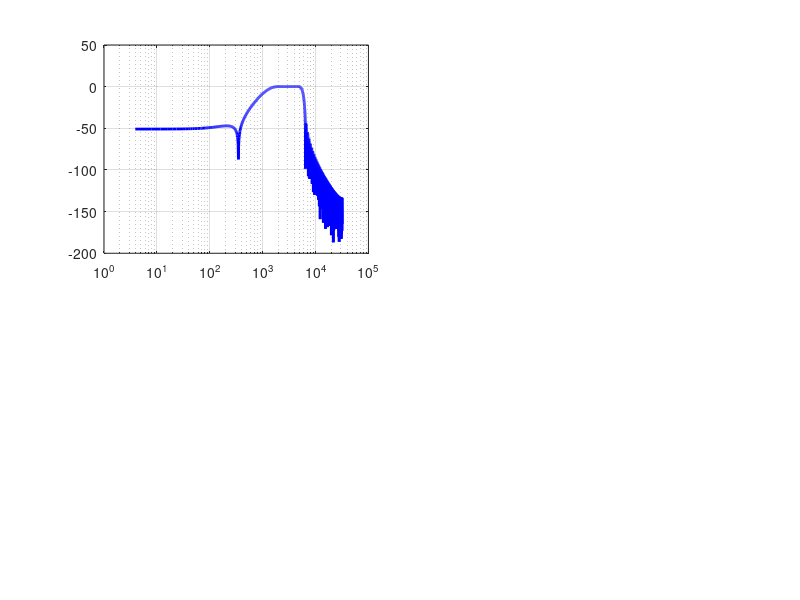

Write the MATLAB code that produced this figure. (Note: this script raises an error after producing the figure.)
%% Diseño de Filtro Pasabanda FIR 2.56 kHz usando Ventanas
% Segundo Parcial - Señales y Sistemas II
% Comparación entre ventanas Hanning y Hamming

clear all;
close all;
clc;

%% Especificaciones del sistema
fs = 64000; % Frecuencia de muestreo en Hz

% Frecuencias centrales del ecualizador
f_central = [102.4, 512, 2560, 12800]; % Hz

% Atenuaciones especificadas
Ap = 6;  % Atenuación en banda de paso (dB) - especificación FIR
As = 15; % Atenuación en banda de rechazo (dB)

fprintf('=== DISEÑO DE FILTRO PASABANDA FIR 2.56 kHz ===\n');
fprintf('Comparación de ventanas: HANNING vs HAMMING\n\n');

%% Especificaciones del filtro pasabanda 2.56 kHz
% Frecuencia central: 2560 Hz
fc_target = 2560; % Hz

% Cálculo de frecuencias de corte (media geométrica)
fc_lower = sqrt(f_central(2) * f_central(3)); % Entre 512 Hz y 2560 Hz
fc_upper = sqrt(f_central(3) * f_central(4)); % Entre 2560 Hz y 12800 Hz

fprintf('--- Especificaciones del filtro ---\n');
fprintf('Frecuencia central:        %.0f Hz\n', fc_target);
fprintf('Frecuencia de corte inferior (-3dB): %.2f Hz\n', fc_lower);
fprintf('Frecuencia de corte superior (-3dB): %.2f Hz\n', fc_upper);
fprintf('Frecuencia de muestreo:    %.0f Hz\n', fs);
fprintf('Atenuación en banda de paso:  %.0f dB\n', Ap);
fprintf('Atenuación en banda de rechazo: %.0f dB\n\n', As);

%% Cálculo del ancho de banda de transición
% Para pasabanda:
% Banda de paso: fc_lower - fc_upper Hz (-3dB)
% Bandas de rechazo: hasta f_central(2) y desde f_central(4) (-15dB)

delta_f_lower = fc_lower - f_central(2);
delta_f_upper = f_central(4) - fc_upper;
delta_f = min(delta_f_lower, delta_f_upper);

fprintf('--- Ancho de banda de transición ---\n');
fprintf('Δf inferior: %.2f Hz (desde %.0f Hz hasta %.2f Hz)\n', ...
        delta_f_lower, f_central(2), fc_lower);
fprintf('Δf superior: %.2f Hz (desde %.2f Hz hasta %.0f Hz)\n', ...
        delta_f_upper, fc_upper, f_central(4));
fprintf('Δf crítico (mínimo): %.2f Hz\n\n', delta_f);

%% Propiedades de las ventanas
fprintf('--- Propiedades de las ventanas ---\n\n');

% VENTANA HANNING
fprintf('VENTANA HANNING:\n');
fprintf('  Ancho del lóbulo principal: 8π/M\n');
fprintf('  Pico del lóbulo secundario: -31 dB\n');
At_hanning = 31; % dB
ancho_hanning = 8; % 8π/M

% Cálculo del orden usando fórmula de Harris
% N = (fs * AT(dB)) / (Δf * 22)
N_hanning = ceil((fs * At_hanning) / (delta_f * 22));
if mod(N_hanning, 2) == 0
    N_hanning = N_hanning + 1; % Hacer impar para simetría
end
M_hanning = N_hanning + 1; % Número de coeficientes
fprintf('  Orden calculado (Harris): N = %d\n', N_hanning);
fprintf('  Número de coeficientes: M = %d\n\n', M_hanning);

% VENTANA HAMMING
fprintf('VENTANA HAMMING:\n');
fprintf('  Ancho del lóbulo principal: 8π/M\n');
fprintf('  Pico del lóbulo secundario: -41 dB\n');
At_hamming = 41; % dB
ancho_hamming = 8; % 8π/M

% Cálculo del orden
N_hamming = ceil((fs * At_hamming) / (delta_f * 22));
if mod(N_hamming, 2) == 0
    N_hamming = N_hamming + 1;
end
M_hamming = N_hamming + 1;
fprintf('  Orden calculado (Harris): N = %d\n', N_hamming);
fprintf('  Número de coeficientes: M = %d\n\n', M_hamming);

%% Diseño de los filtros usando ambas ventanas
fprintf('--- Diseñando filtros ---\n');

% Normalizar frecuencias de corte
wc = [fc_lower, fc_upper] / (fs/2);

% Filtro con ventana Hanning
fprintf('Diseñando filtro con ventana Hanning...\n');
b_hanning = fir1(N_hanning, wc, 'bandpass', hanning(M_hanning));
fprintf('  Filtro diseñado: %d coeficientes\n', length(b_hanning));

% Filtro con ventana Hamming
fprintf('Diseñando filtro con ventana Hamming...\n');
b_hamming = fir1(N_hamming, wc, 'bandpass', hamming(M_hamming));
fprintf('  Filtro diseñado: %d coeficientes\n\n', length(b_hamming));

%% Análisis de respuesta en frecuencia
fprintf('--- Análisis de respuesta en frecuencia ---\n');

Nfft = 8192;
[H_hanning, w_hanning] = freqz(b_hanning, 1, Nfft, fs);
[H_hamming, w_hamming] = freqz(b_hamming, 1, Nfft, fs);

% Magnitud en dB
H_hanning_dB = 20*log10(abs(H_hanning));
H_hamming_dB = 20*log10(abs(H_hamming));

% Fase en grados
H_hanning_phase = angle(H_hanning) * 180/pi;
H_hamming_phase = angle(H_hamming) * 180/pi;

% Retardo de grupo
[gd_hanning, w_gd_hanning] = grpdelay(b_hanning, 1, Nfft, fs);
[gd_hamming, w_gd_hamming] = grpdelay(b_hamming, 1, Nfft, fs);

%% Verificación de especificaciones
fprintf('\nVERIFICACIÓN DE ESPECIFICACIONES:\n\n');

% Función auxiliar para encontrar ganancia a una frecuencia específica
find_gain = @(H, w, f_target) interp1(w, 20*log10(abs(H)), f_target);

% VENTANA HANNING
fprintf('FILTRO CON VENTANA HANNING:\n');
gain_center_han = find_gain(H_hanning, w_hanning, fc_target);
gain_lower_han = find_gain(H_hanning, w_hanning, fc_lower);
gain_upper_han = find_gain(H_hanning, w_hanning, fc_upper);
gain_rej_low_han = find_gain(H_hanning, w_hanning, f_central(2));
gain_rej_high_han = find_gain(H_hanning, w_hanning, f_central(4));

fprintf('  Ganancia a %.0f Hz (central):      %6.2f dB (esperado: ~0 dB)\n', ...
        fc_target, gain_center_han);
fprintf('  Ganancia a %.2f Hz (corte inf):    %6.2f dB (esperado: -3 dB)\n', ...
        fc_lower, gain_lower_han);
fprintf('  Ganancia a %.2f Hz (corte sup):    %6.2f dB (esperado: -3 dB)\n', ...
        fc_upper, gain_upper_han);
fprintf('  Ganancia a %.0f Hz (rechazo inf):  %6.2f dB (esperado: <-15 dB)\n', ...
        f_central(2), gain_rej_low_han);
fprintf('  Ganancia a %.0f Hz (rechazo sup):  %6.2f dB (esperado: <-15 dB)\n', ...
        f_central(4), gain_rej_high_han);

% Verificar cumplimiento
cumple_han = (abs(gain_center_han) <= Ap) && ...
             (abs(gain_lower_han + 3) <= 1) && ...
             (abs(gain_upper_han + 3) <= 1) && ...
             (gain_rej_low_han <= -As) && ...
             (gain_rej_high_han <= -As);

if cumple_han
    fprintf('  ✓ CUMPLE con las especificaciones\n\n');
else
    fprintf('  ✗ NO CUMPLE con todas las especificaciones\n\n');
end

% VENTANA HAMMING
fprintf('FILTRO CON VENTANA HAMMING:\n');
gain_center_ham = find_gain(H_hamming, w_hamming, fc_target);
gain_lower_ham = find_gain(H_hamming, w_hamming, fc_lower);
gain_upper_ham = find_gain(H_hamming, w_hamming, fc_upper);
gain_rej_low_ham = find_gain(H_hamming, w_hamming, f_central(2));
gain_rej_high_ham = find_gain(H_hamming, w_hamming, f_central(4));

fprintf('  Ganancia a %.0f Hz (central):      %6.2f dB (esperado: ~0 dB)\n', ...
        fc_target, gain_center_ham);
fprintf('  Ganancia a %.2f Hz (corte inf):    %6.2f dB (esperado: -3 dB)\n', ...
        fc_lower, gain_lower_ham);
fprintf('  Ganancia a %.2f Hz (corte sup):    %6.2f dB (esperado: -3 dB)\n', ...
        fc_upper, gain_upper_ham);
fprintf('  Ganancia a %.0f Hz (rechazo inf):  %6.2f dB (esperado: <-15 dB)\n', ...
        f_central(2), gain_rej_low_ham);
fprintf('  Ganancia a %.0f Hz (rechazo sup):  %6.2f dB (esperado: <-15 dB)\n', ...
        f_central(4), gain_rej_high_ham);

cumple_ham = (abs(gain_center_ham) <= Ap) && ...
             (abs(gain_lower_ham + 3) <= 1) && ...
             (abs(gain_upper_ham + 3) <= 1) && ...
             (gain_rej_low_ham <= -As) && ...
             (gain_rej_high_ham <= -As);

if cumple_ham
    fprintf('  ✓ CUMPLE con las especificaciones\n\n');
else
    fprintf('  ✗ NO CUMPLE con todas las especificaciones\n\n');
end

%% Comparación entre ventanas
fprintf('--- COMPARACIÓN ENTRE VENTANAS ---\n\n');
fprintf('Parámetro                  | Hanning      | Hamming\n');
fprintf('--------------------------------------------------------\n');
fprintf('Orden del filtro (N)       | %-12d | %d\n', N_hanning, N_hamming);
fprintf('Núm. de coeficientes (M)   | %-12d | %d\n', M_hanning, M_hamming);
fprintf('Atenuación lóbulo sec.     | %-12.0f | %.0f dB\n', At_hanning, At_hamming);
fprintf('Ganancia en frecuencia central | %.2f         | %.2f dB\n', gain_center_han, gain_center_ham);
fprintf('Ganancia en fc inferior    | %.2f         | %.2f dB\n', gain_lower_han, gain_lower_ham);
fprintf('Ganancia en fc superior    | %.2f         | %.2f dB\n', gain_upper_han, gain_upper_ham);
fprintf('Atenuación en 512 Hz       | %.2f        | %.2f dB\n', gain_rej_low_han, gain_rej_low_ham);
fprintf('Atenuación en 12.8 kHz     | %.2f        | %.2f dB\n', gain_rej_high_han, gain_rej_high_ham);
fprintf('Retardo (muestras)         | %-12.1f | %.1f\n', N_hanning/2, N_hamming/2);
fprintf('Retardo (ms)               | %-12.3f | %.3f\n', N_hanning/(2*fs)*1000, N_hamming/(2*fs)*1000);
fprintf('\n');

%% Gráficas comparativas
% Figura 1: Respuestas en Magnitud
figure('Name', 'Comparación Magnitud - Hanning vs Hamming', ...
       'Position', [100 100 1200 800]);

subplot(2,2,1);
semilogx(w_hanning, H_hanning_dB, 'b', 'LineWidth', 2);
grid on;
hold on;
xline(fc_target, 'r--', sprintf('f_c=%.0f Hz', fc_target), 'LineWidth', 1);
xline(fc_lower, 'g--', sprintf('f_{-3dB,L}=%.0f Hz', fc_lower), 'LineWidth', 1);
xline(fc_upper, 'g--', sprintf('f_{-3dB,H}=%.0f Hz', fc_upper), 'LineWidth', 1);
xline(f_central(2), 'm--', sprintf('%.0f Hz', f_central(2)), 'LineWidth', 1);
xline(f_central(4), 'm--', sprintf('%.0f Hz', f_central(4)), 'LineWidth', 1);
yline(0, 'k:', '0dB');
yline(-3, 'k:', '-3dB');
yline(-15, 'k:', '-15dB');
title(sprintf('Magnitud - Ventana Hanning (N=%d)', N_hanning));
xlabel('Frecuencia (Hz)');
ylabel('Magnitud (dB)');
ylim([-80 5]);
xlim([50 fs/2]);

subplot(2,2,2);
semilogx(w_hamming, H_hamming_dB, 'r', 'LineWidth', 2);
grid on;
hold on;
xline(fc_target, 'r--', sprintf('f_c=%.0f Hz', fc_target), 'LineWidth', 1);
xline(fc_lower, 'g--', sprintf('f_{-3dB,L}=%.0f Hz', fc_lower), 'LineWidth', 1);
xline(fc_upper, 'g--', sprintf('f_{-3dB,H}=%.0f Hz', fc_upper), 'LineWidth', 1);
xline(f_central(2), 'm--', sprintf('%.0f Hz', f_central(2)), 'LineWidth', 1);
xline(f_central(4), 'm--', sprintf('%.0f Hz', f_central(4)), 'LineWidth', 1);
yline(0, 'k:', '0dB');
yline(-3, 'k:', '-3dB');
yline(-15, 'k:', '-15dB');
title(sprintf('Magnitud - Ventana Hamming (N=%d)', N_hamming));
xlabel('Frecuencia (Hz)');
ylabel('Magnitud (dB)');
ylim([-80 5]);
xlim([50 fs/2]);

subplot(2,2,3);
semilogx(w_hanning, H_hanning_dB, 'b', 'LineWidth', 2);
hold on;
semilogx(w_hamming, H_hamming_dB, 'r', 'LineWidth', 2);
grid on;
xline(fc_target, 'k--', 'LineWidth', 0.5);
xline(fc_lower, 'k--', 'LineWidth', 0.5);
xline(fc_upper, 'k--', 'LineWidth', 0.5);
yline(0, 'k:', '0dB');
yline(-3, 'k:', '-3dB');
yline(-15, 'k:', '-15dB');
title('Comparación de Magnitud');
xlabel('Frecuencia (Hz)');
ylabel('Magnitud (dB)');
ylim([-80 5]);
xlim([50 fs/2]);
legend('Hanning', 'Hamming', 'Location', 'southwest');

subplot(2,2,4);
plot(w_hanning, H_hanning_dB, 'b', 'LineWidth', 2);
hold on;
plot(w_hamming, H_hamming_dB, 'r', 'LineWidth', 2);
grid on;
xline(fc_lower, 'k--', 'LineWidth', 0.5);
xline(fc_upper, 'k--', 'LineWidth', 0.5);
yline(0, 'k:', '0dB');
yline(-3, 'k:', '-3dB');
title('Detalle en Banda de Paso');
xlabel('Frecuencia (Hz)');
ylabel('Magnitud (dB)');
xlim([fc_lower*0.5 fc_upper*1.5]);
ylim([-10 2]);
legend('Hanning', 'Hamming', 'Location', 'southwest');

saveas(gcf, 'FIR_2560Hz_Comparacion_Magnitud.png');

% Figura 2: Respuestas en Fase
figure('Name', 'Comparación Fase - Hanning vs Hamming', ...
       'Position', [150 150 1200 600]);

subplot(2,1,1);
semilogx(w_hanning, H_hanning_phase, 'b', 'LineWidth', 2);
hold on;
semilogx(w_hamming, H_hamming_phase, 'r', 'LineWidth', 2);
grid on;
title('Respuesta en Fase');
xlabel('Frecuencia (Hz)');
ylabel('Fase (grados)');
xlim([50 fs/2]);
legend('Hanning', 'Hamming', 'Location', 'southwest');

subplot(2,1,2);
semilogx(w_gd_hanning, gd_hanning, 'b', 'LineWidth', 2);
hold on;
semilogx(w_gd_hamming, gd_hamming, 'r', 'LineWidth', 2);
grid on;
title('Retardo de Grupo');
xlabel('Frecuencia (Hz)');
ylabel('Retardo (muestras)');
xlim([50 fs/2]);
legend('Hanning', 'Hamming', 'Location', 'northeast');

saveas(gcf, 'FIR_2560Hz_Comparacion_Fase.png');

% Figura 3: Respuesta al impulso
figure('Name', 'Respuesta al Impulso - Hanning vs Hamming', ...
       'Position', [200 200 1200 600]);

subplot(2,1,1);
stem(0:length(b_hanning)-1, b_hanning, 'b', 'LineWidth', 1.5);
grid on;
title(sprintf('Respuesta al Impulso - Ventana Hanning (M=%d coeficientes)', M_hanning));
xlabel('n (muestras)');
ylabel('h[n]');

subplot(2,1,2);
stem(0:length(b_hamming)-1, b_hamming, 'r', 'LineWidth', 1.5);
grid on;
title(sprintf('Respuesta al Impulso - Ventana Hamming (M=%d coeficientes)', M_hamming));
xlabel('n (muestras)');
ylabel('h[n]');

saveas(gcf, 'FIR_2560Hz_Respuesta_Impulso.png');

% Figura 4: Forma de las ventanas
figure('Name', 'Ventanas Utilizadas', 'Position', [250 250 1000 600]);

n_han = 0:N_hanning;
w_han_func = hanning(M_hanning);

n_ham = 0:N_hamming;
w_ham_func = hamming(M_hamming);

subplot(2,1,1);
stem(n_han, w_han_func, 'b', 'LineWidth', 1.5);
grid on;
title(sprintf('Ventana Hanning (M=%d)', M_hanning));
xlabel('n (muestras)');
ylabel('w[n]');
ylim([0 1.1]);

subplot(2,1,2);
stem(n_ham, w_ham_func, 'r', 'LineWidth', 1.5);
grid on;
title(sprintf('Ventana Hamming (M=%d)', M_hamming));
xlabel('n (muestras)');
ylabel('w[n]');
ylim([0 1.1]);

saveas(gcf, 'FIR_2560Hz_Ventanas.png');

%% Guardar resultados
save('filtro_FIR_2560Hz_comparacion.mat', ...
     'b_hanning', 'b_hamming', 'N_hanning', 'N_hamming', ...
     'H_hanning', 'H_hamming', 'w_hanning', 'w_hamming', ...
     'fs', 'fc_target', 'fc_lower', 'fc_upper', ...
     'gain_center_han', 'gain_center_ham', ...
     'gain_rej_low_han', 'gain_rej_low_ham', ...
     'gain_rej_high_han', 'gain_rej_high_ham');

fprintf('=== DISEÑO COMPLETADO ===\n');
fprintf('Archivos generados:\n');
fprintf('  - filtro_FIR_2560Hz_comparacion.mat\n');
fprintf('  - FIR_2560Hz_Comparacion_Magnitud.png\n');
fprintf('  - FIR_2560Hz_Comparacion_Fase.png\n');
fprintf('  - FIR_2560Hz_Respuesta_Impulso.png\n');
fprintf('  - FIR_2560Hz_Ventanas.png\n\n');

%% Recomendación
fprintf('--- RECOMENDACIÓN ---\n');
if N_hanning < N_hamming
    fprintf('La ventana HANNING requiere un orden menor (%d vs %d).\n', N_hanning, N_hamming);
else
    fprintf('La ventana HAMMING requiere un orden menor (%d vs %d).\n', N_hamming, N_hanning);
end

if cumple_han && cumple_ham
    fprintf('Ambas ventanas cumplen con las especificaciones.\n');
    fprintf('HANNING es más eficiente computacionalmente (menor orden).\n');
    fprintf('HAMMING ofrece mayor atenuación en banda de rechazo.\n\n');
    fprintf('Recomendación: HANNING para eficiencia, HAMMING para mayor rechazo.\n');
elseif cumple_han
    fprintf('Solo la ventana HANNING cumple con las especificaciones.\n');
    fprintf('Recomendación: Usar HANNING.\n');
elseif cumple_ham
    fprintf('Solo la ventana HAMMING cumple con las especificaciones.\n');
    fprintf('Recomendación: Usar HAMMING.\n');
else
    fprintf('Ninguna ventana cumple completamente. Se requiere ajuste.\n');
end
